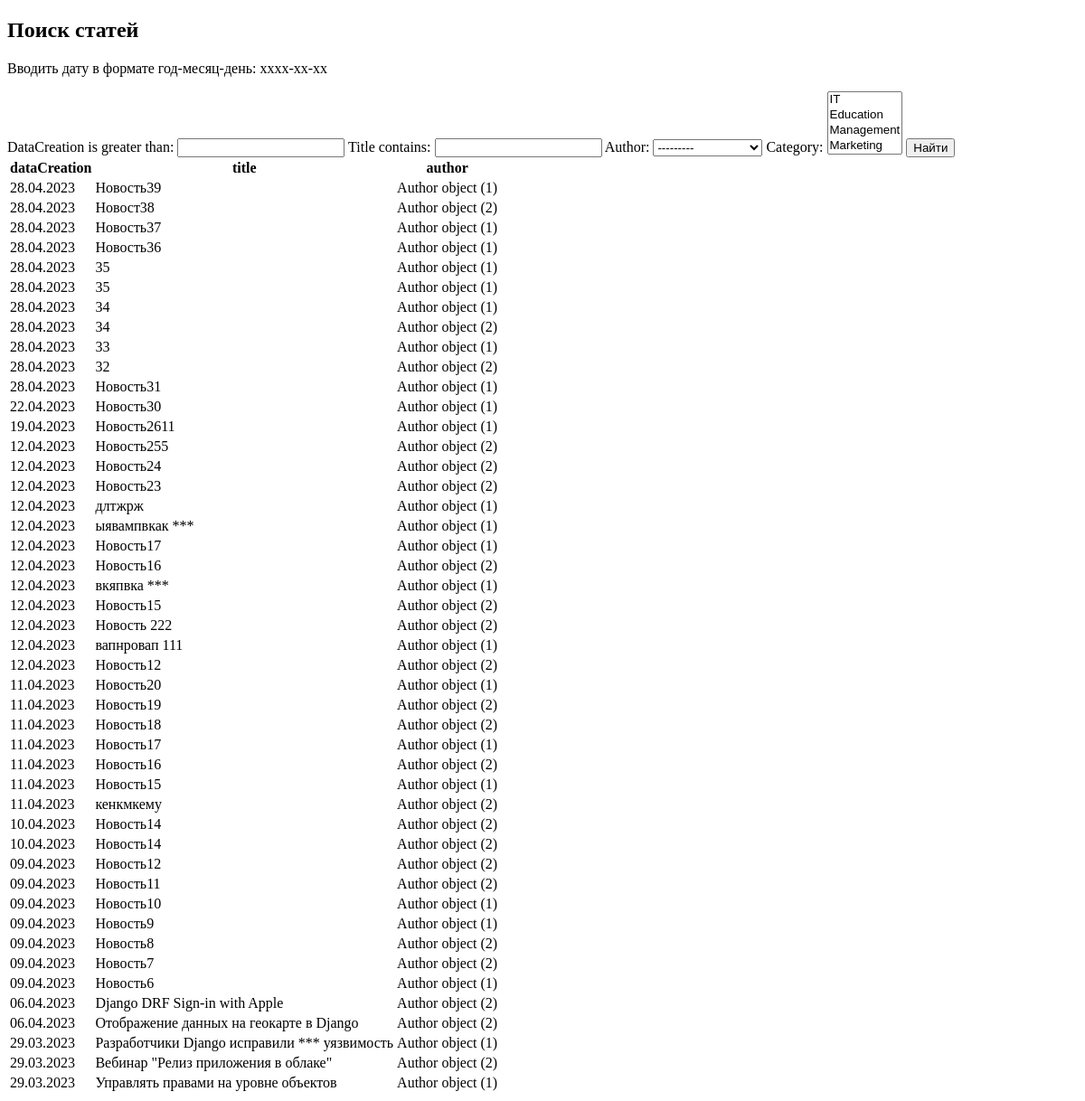
Page /news/search/ on the earlier database version.
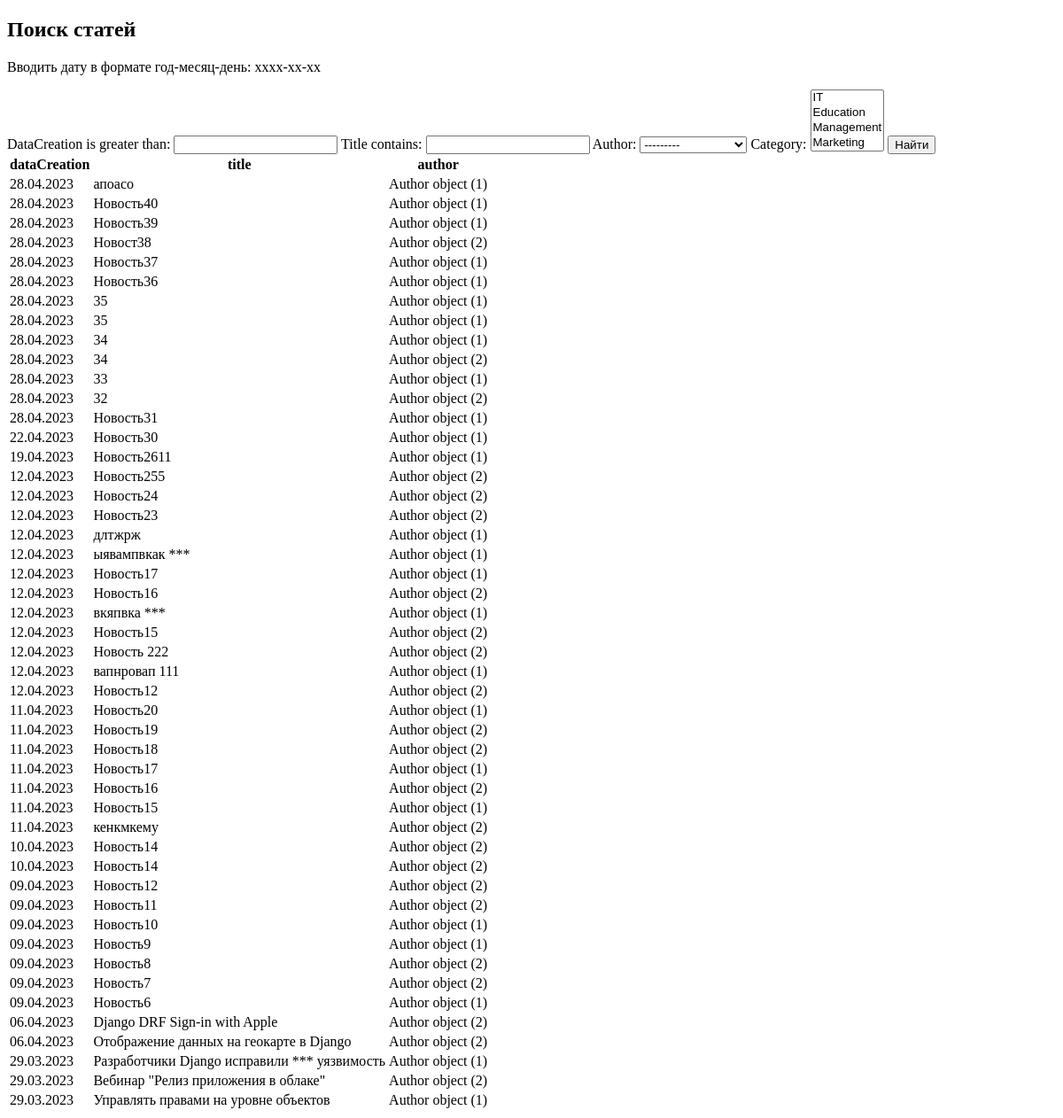
Same page on the later database version.
### news/models.py (models this page shows, shortened)
class Post(models.Model):
    author = models.ForeignKey(Author, on_delete=models.CASCADE)
    NEWS = 'NW'
    ARTICLE = 'AR'
    CATEGORY_CHOICES = (
        (NEWS, 'Новость'),
        (ARTICLE, 'Статья'),
    )
    categoryType = models.CharField(max_length=2, choices = CATEGORY_CHOICES, default=ARTICLE)
    dataCreation = models.DateTimeField(auto_now_add=True)
    category = models.ManyToManyField('Category', through='PostCategory')
    title = models.CharField(max_length=128)
    text = models.TextField()
    rating = models.SmallIntegerField(default=0)

class Author(models.Model):
    authorUser = models.OneToOneField(User, on_delete=models.CASCADE)
    ratingAuthor = models.SmallIntegerField(default=0)

### news/views.py (the view)
# urls.py: path('search/', PostsSearch.as_view(), name='search'),
class PostsSearch(ListView):
    model = Post  # указываем модель, объекты которой мы будем выводить
    template_name = 'search.html'  # указываем имя шаблона, в котором будет лежать HTML, в нём будут все инструкции о том, как именно пользователю должны вывестись наши объекты
    ordering = ['-dataCreation']
    def get_context_data(self,
                         **kwargs):  # забираем отфильтрованные объекты переопределяя метод get_context_data у наследуемого класса (привет, полиморфизм, мы скучали!!!)
        context = super().get_context_data(**kwargs)
        context['filter'] = PostFilter(self.request.GET,
                                       queryset=self.get_queryset())  # вписываем наш фильтр в контекст
        context['form'] = PostForm()
        return context

### news/forms.py
class PostForm(ModelForm):
    check_box = BooleanField(label='Ало, Галочка!')  # добавляем галочку или же true-false поле
    class Meta:
        model = Post
        fields = ['title', 'text', 'author', 'category', 'check_box']  # не забываем включить галочку в поля, иначе она не будет показываться на странице!

### news/models.py (called while the page is built)
    def __str__(self):
        return self.name

### news/templatetags/custom_filters.py (called while the page is built)
@register.filter(name='censor')     # регистрируем наш фильтр под именем censor, чтоб django понимал, что это именно фильтр, а не простая функция
def censor(value):                   # первый аргумент здесь — это то значение, к которому надо применить фильтр
    for word in badwordsList:
        value = value.replace(word, '***')
    return value

### templates/search.html (shortened to what this page needs)
{% extends 'flatpages/default.html' %}
{% load custom_filters %}
{% block content %}
    <h2>Поиск статей</h2>
    <p>Вводить дату в формате год-месяц-день: хххх-xx-xx</p>
    <form method="GET">
        {{ filter.form }}
        <input type="submit" value="Найти">
    </form>
    <table>
        <thead>
            <th>
                dataCreation
            </th>
            <th>
                title
            </th>
            <th>
                author
            </th>
        </thead>
        {% for post in filter.qs %}
        <tr>
            <td>
                {{ post.dataCreation|date:'d.m.Y' }}
            </td>
            <td>
                {{ post.title|censor }}
            </td>
            <td>
                {{ post.author }}
            </td>
        </tr>
        {% endfor %}
    </table>
{% endblock content %}

Differences in the rows shown:
added Post: dataCreation "28.04.2023", title|censor "апоасо", author "Author object (1)"
added Post: dataCreation "28.04.2023", title|censor "Новость40", author "Author object (1)"
